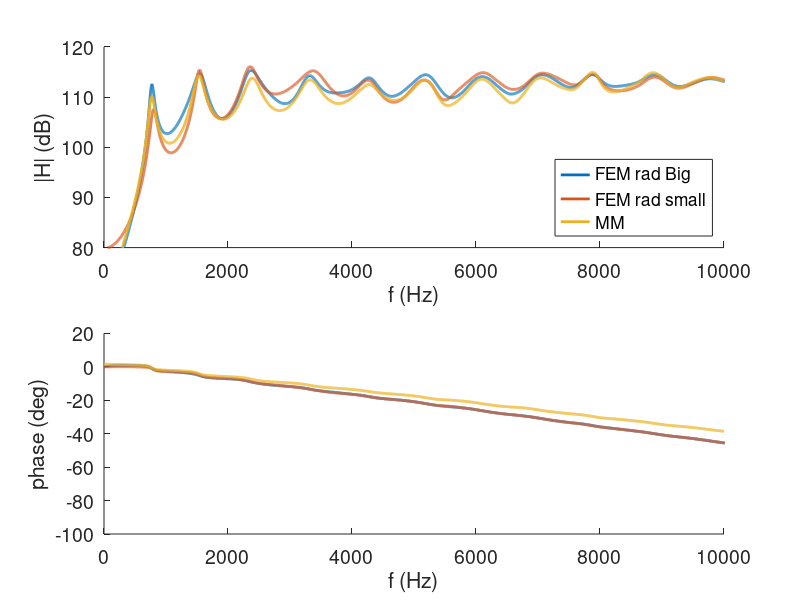
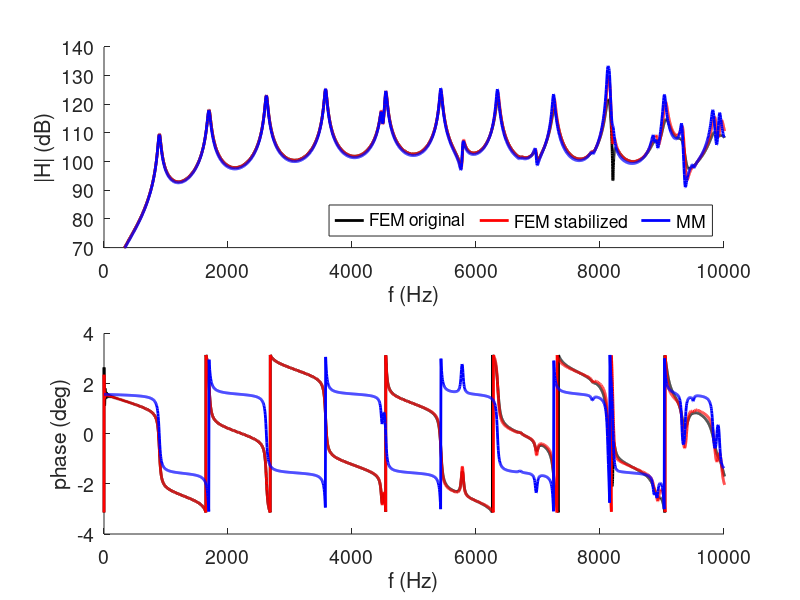

Reproduce these figures in MATLAB, in order.
% compare FEM and MM for the elephant trunk test case

ftSize = 14;

load elephant_radbig_coarse_out_3D.mat
Hrb = H;
load elephant_rad_out_3D.mat
load elephant_ac_press_MM.txt

% conversion factor from CGS to MKSA
input_area = pi*0.75*0.75;
norm_area = pi*3*3;
l = 0.25;
fac = (10^5)/2/pi;

figure
subplot(2,1,1)
hold on
plot(f, 20*log10(abs(Hrb)), 'linewidth', 2)
plot(f, 20*log10(abs(H)), 'linewidth', 2)
plot(elephant_ac_press_MM(:,1), 20*log10(elephant_ac_press_MM(:,2)), 'linewidth', 2)
xlim([0 10000])
ylim([80 120])
xlabel('f (Hz)')
ylabel('|H| (dB)')
h = legend('FEM rad Big', 'FEM rad small', 'MM', 'location', 'southeast');
set(h, 'fontsize', ftSize);
set(gca, 'fontsize', ftSize);

subplot(2,1,2)
hold on
plot(f, unwrap(-angle(Hrb)), 'linewidth', 2)
plot(f, unwrap(-angle(H)), 'linewidth', 2)
plot(elephant_ac_press_MM(:,1), unwrap(elephant_ac_press_MM(:,3)), 'linewidth', 2)
xlim([0 10000])
xlabel('f (Hz)')
ylabel('phase (deg)')

set(gca, 'fontsize', ftSize);


%% zero pressure at the opening

load elephant_p0_out_3D.mat
Hp0_orig = H;
load elephant_p0_stabilized_out_3D.mat
load elephant_ac_press_MM_p0.txt

fac = input_area*(10^5);

figure
subplot(2,1,1)
hold on
plot(f, 20*log10(abs(Hp0_orig)), 'k', 'linewidth', 2)
plot(f, 20*log10(abs(H)), 'r', 'linewidth', 2)
plot(elephant_ac_press_MM_p0(:,1), 20*log10(elephant_ac_press_MM_p0(:,2)), 'b', 'linewidth', 2)

xlim([0 10000])
ylim([70 140])
xlabel('f (Hz)')
ylabel('|H| (dB)')
h = legend('FEM original','FEM stabilized', 'MM', 'location', 'southeast', 'orientation', 'horizontal');
set(h, 'fontsize', ftSize);
set(gca, 'fontsize', ftSize);

subplot(2,1,2)
hold on
plot(f, -angle(Hp0_orig), 'k', 'linewidth', 2)
plot(f, -angle(H), 'r', 'linewidth', 2)
plot(elephant_ac_press_MM_p0(:,1), elephant_ac_press_MM_p0(:,3), 'b', 'linewidth', 2)

xlim([0 10000])
xlabel('f (Hz)')
ylabel('phase (deg)')
set(gca, 'fontsize', ftSize);
